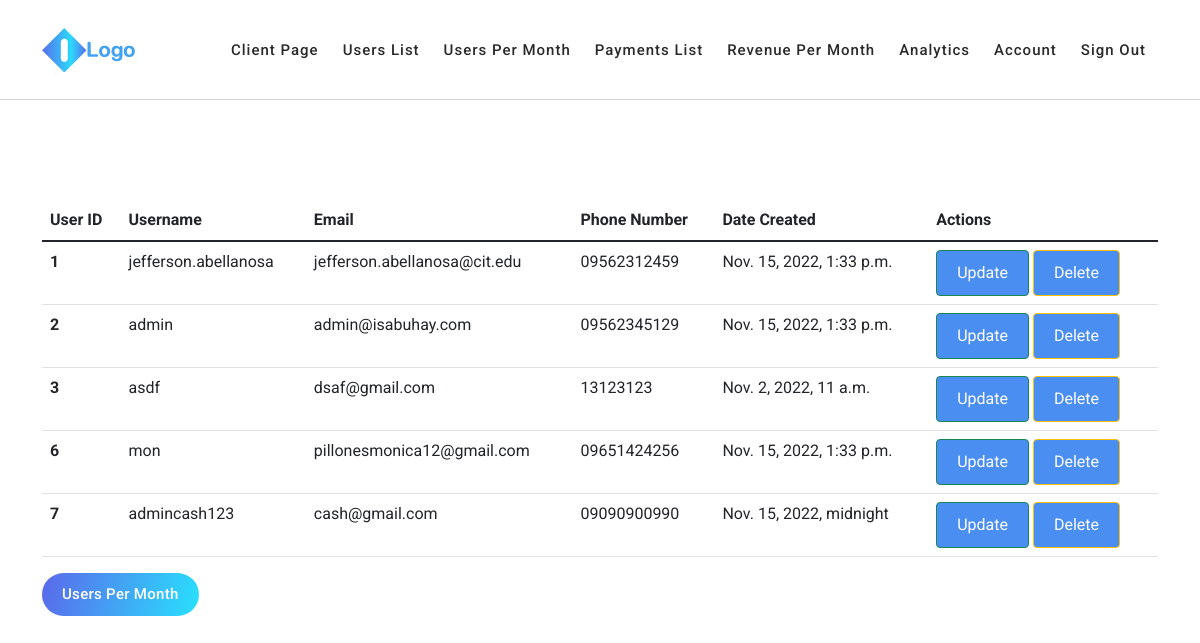
Page /adminuserlist/ (signed in) on the earlier database version.
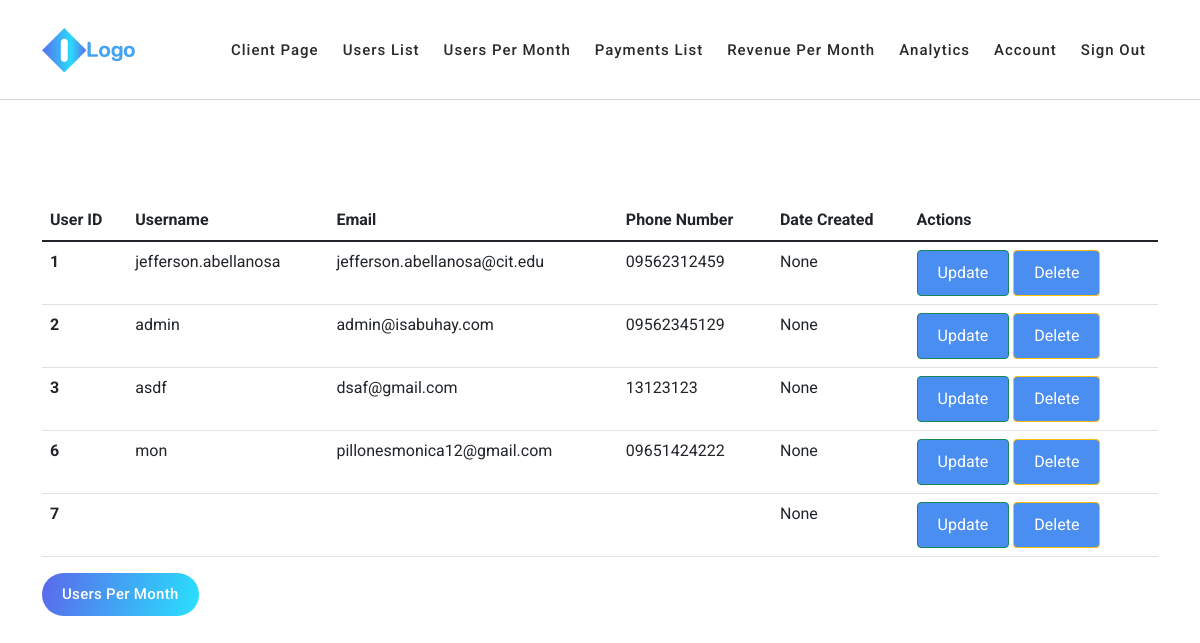
Same page on the later database version.
### isabuhaywebapp/models.py (models this page shows, shortened)
class User(AbstractBaseUser):
    username = models.CharField(verbose_name="username", max_length=25, blank=False, null=False, unique=True)
    email = models.EmailField(verbose_name="email address", max_length=50, blank=False, null=False, unique=True)
    firstname = models.CharField(verbose_name="first name", max_length=20, blank=False, null=False)
    lastname = models.CharField(verbose_name="last name", max_length=20, blank=False, null=False)
    phone_number = models.CharField(verbose_name="phone number", max_length=15, blank=False, null=False)
    profile_picture = models.ImageField(verbose_name="profile picture", null=True, blank=True)
    birthdate = models.DateTimeField(verbose_name="birthdate", blank=True, null=True)
    blood_type = models.CharField(verbose_name="blood type", max_length=5, blank=True, null=True)
    height = models.DecimalField(verbose_name="height", decimal_places = 2, max_digits = 6, validators=[MinValueValidator(Decimal('0.01'))], blank=True, null=True)
    weight = models.DecimalField(verbose_name="weight", decimal_places = 2, max_digits = 6, validators=[MinValueValidator(Decimal('0.01'))], blank=True, null=True)
    is_admin = models.BooleanField(default=False)
    is_active = models.BooleanField(default=True)
    is_staff = models.BooleanField(default=False)
    is_superuser = models.BooleanField(default=False)
    date_created = models.DateTimeField(verbose_name="date created", blank=True, null=True)
    uploads = models.IntegerField(verbose_name="uploads",blank=False, null=False, default=5)
    USERNAME_FIELD="username"
    REQUIRED_FIELDS = [
        'email',
        'firstname',
        'lastname',
        'phone_number',
    ]
    objects = UserManager()

### isabuhaywebapp/views.py (the view)
# urls.py: path('adminuserlist/', DisplayAllUsers.as_view(), name='DisplayAllUsers'),
class DisplayAllUsers(LoginRequiredMixin, View):
    def get(self, request):
        users = User.objects.all()
        return render(request, 'displayAllUsers.html',{'users': users} )

### templates/displayAllUsers.html (shortened to what this page needs)
{% load static %}
<!DOCTYPE html>
<html lang="en">
  <head>
    <link href="{% static 'vendor/bootstrap/css/bootstrap.min.css' %}" rel="stylesheet">
    <link rel="stylesheet" href="https://use.fontawesome.com/releases/v5.8.1/css/all.css' %}">
    <link rel="stylesheet" href="{% static 'assets/css/templatemo-chain-app-dev.css' %}">
    <link rel="stylesheet" href="{% static 'assets/css/animated.css' %}">
    <link rel="stylesheet" href="{% static 'assets/css/owl.css' %}">
    <link rel="stylesheet" href="{% static 'css/krl_custom.css' %}">
  </head>
  <body>
    <header class="header-area header-sticky wow slideInDown" data-wow-duration="0.75s" data-wow-delay="0s">
      <div class="container">
        <div class="row">
          <div class="col-12">
            <nav class="main-nav">
               <a href="#" class="logo">
                <img src="{% static 'assets/images/logo.png' %}" alt="Chain App Dev" w>
              </a>
              <ul class="nav">
                    <li class="scroll-to-section"><a href="{% url 'DisplayClientSide' %}">Client Page</a></li>
                    <li class="scroll-to-section"><a href="{% url 'DisplayAllUsers' %}">Users List</a></li>
                    <li class="scroll-to-section"><a href="{% url 'DisplayUsersMonthly' %}">Users Per Month</a></li>
                    <li class="scroll-to-section"><a href="{% url 'DisplayPaymentList' %}">Payments List</a></li>
                    <li class="scroll-to-section"><a href="{% url 'DisplayRevenueMonth' %}">Revenue Per Month</a></li>
                    <li class="scroll-to-section"><a href="#">Analytics</a></li>
                    <li class="scroll-to-section"><a href="{% url 'DisplayAccountPage' %}">Account</a></li>
                    <li class="scroll-to-section"><a href="{% url 'LogoutView' %}">Sign Out</a></li>
              </ul>
            </nav>
          </div>
        </div>
      </div>
    </header>
    <div id="allusers" class="container">
        <div class="all-us">
            <div class="row">
                <div class="col s12 m8 14 offset-m2 offset-14" style="margin-top:200px ;">
                <table class="table table-hover">
                    <thead>
                    <tr>
                        <th scope="col">User ID</th>
                        <th scope="col">Username</th>
                        <th scope="col">Email</th>
                        <th scope="col">Phone Number</th>
                        <th scope="col">Date Created</th>
                        <th scope="col">Actions</th>
                    </tr>
                    </thead>
                {% for user in users %}
                    <tr>
                        <th scope="row">{{user.id}}</th>
                        <td>{{user.username}}</td>
                        <td>{{user.email}}</td>
                        <td>{{user.phone_number}}</td>
                        <td>{{user.date_created}}</td>
                        <td>
                            <a href={% url 'UpdateAccountPage' %}>
                              <button class="btn btn-success">Update</button>
                            </a>
                            <a href='Delete'>
                              <button class="btn btn-warning">Delete</button>
                            </a>
                        </td>
                    </tr>
                {% endfor %}
                </table>
                <div class="gradient-button">
                  <a href="{% url 'DisplayUsersMonthly' %}">Users Per Month</a>
                  </div>
                </div>
            </div>
        </div>
</body>
</html>

Differences in the rows shown:
changed User "jefferson.abellanosa": date_created "Nov. 15, 2022, 1:33 p.m." → "None"
changed User "admin": date_created "Nov. 15, 2022, 1:33 p.m." → "None"
changed User "asdf": date_created "Nov. 2, 2022, 11 a.m." → "None"
changed User "mon": phone_number "09651424256" → "09651424222"; date_created "Nov. 15, 2022, 1:33 p.m." → "None"
changed User id 7: date_created "Nov. 15, 2022, midnight" → "None"; username "admincash123" → (not shown); email "cash@gmail.com" → (not shown); phone_number "09090900990" → (not shown)
